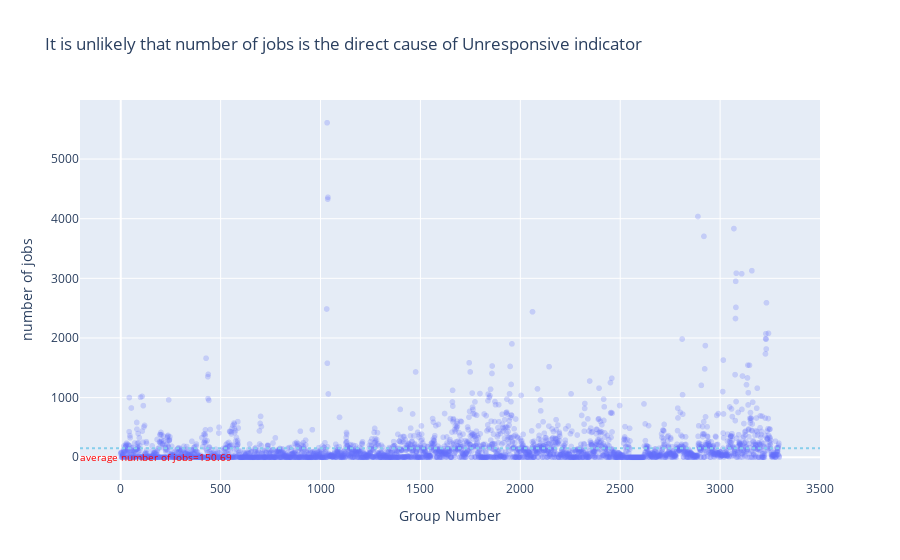

The code cell stored with this chart in its notebook:
### Code cell
fig3 = px.scatter(jobcounts,
           x=jobcounts['group'],
           y=jobcounts['JOBCOUNT'],
           opacity=0.25,
           labels={'group':'Group Number', 'JOBCOUNT':'number of jobs'},
           title='It is unlikely that number of jobs is the direct cause of Unresponsive indicator'
           )
# Calculate average y value
avg_y = jobcounts['JOBCOUNT'].mean()

# Add horizontal line at average y
fig3.add_hline(
    y=avg_y,
    line_dash="dot",
    line_color="skyblue",
    label=dict(
        text=f"average number of jobs={avg_y:.2f}",
        textposition='start',
        font=dict(size=10, color="red"),
        yanchor="top",
    ),
)
# fig3.add_vrect(x0=20081, x1=40285, 
#               annotation_text="Very few jobs running", annotation_position="top left",
#               fillcolor="green", opacity=0.25, line_width=0)

### Figure 1 — Plotly figure (JSON) as saved in the notebook; plotly's stock layout.template omitted (floating-point values rounded to 4 significant figures; data arrays with more than 128 entries replaced by an {"elided": "..."} marker saying what was removed)
{"data": [{"hovertemplate": "Group Number=%{x}<br>number of jobs=%{y}<extra></extra>", "legendgroup": "", "marker": {"color": "#636efa", "opacity": 0.25, "symbol": "circle"}, "mode": "markers", "name": "", "showlegend": false, "type": "scattergl", "x": {"elided": "3297 int values"}, "xaxis": "x", "y": {"elided": "3297 int values"}, "yaxis": "y"}], "layout": {"legend": {"tracegroupgap": 0}, "shapes": [{"label": {"font": {"color": "red", "size": 10}, "text": "average number of jobs=150.69", "textposition": "start", "yanchor": "top"}, "line": {"color": "skyblue", "dash": "dot"}, "type": "line", "x0": 0, "x1": 1, "xref": "x domain", "y0": 150.7, "y1": 150.7, "yref": "y"}], "title": {"text": "It is unlikely that number of jobs is the direct cause of Unresponsive indicator"}, "xaxis": {"anchor": "y", "domain": [0, 1], "title": {"text": "Group Number"}}, "yaxis": {"anchor": "x", "domain": [0, 1], "title": {"text": "number of jobs"}}}}
